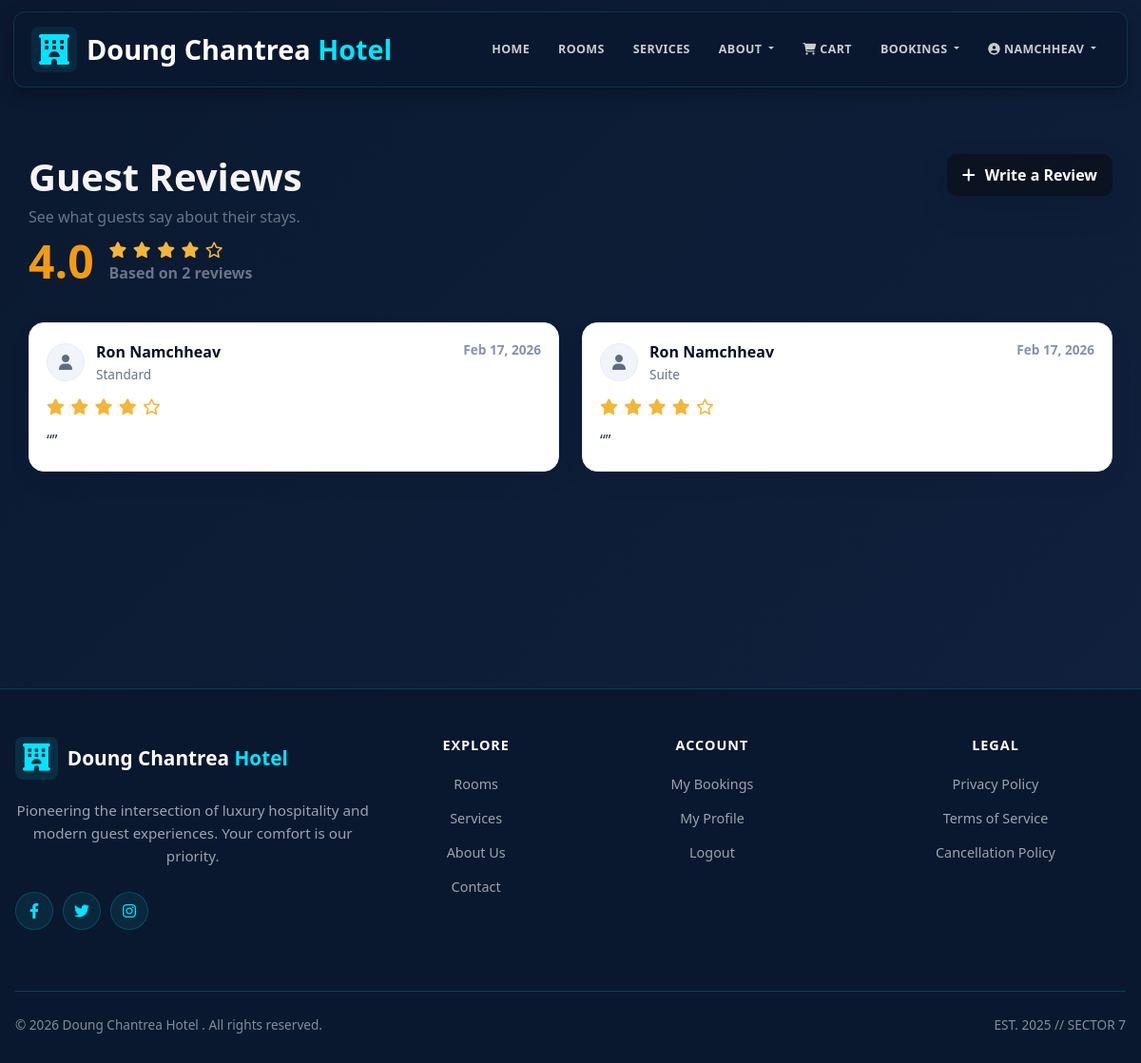
/reviews/ (signed in), run on an earlier commit of the app's database.
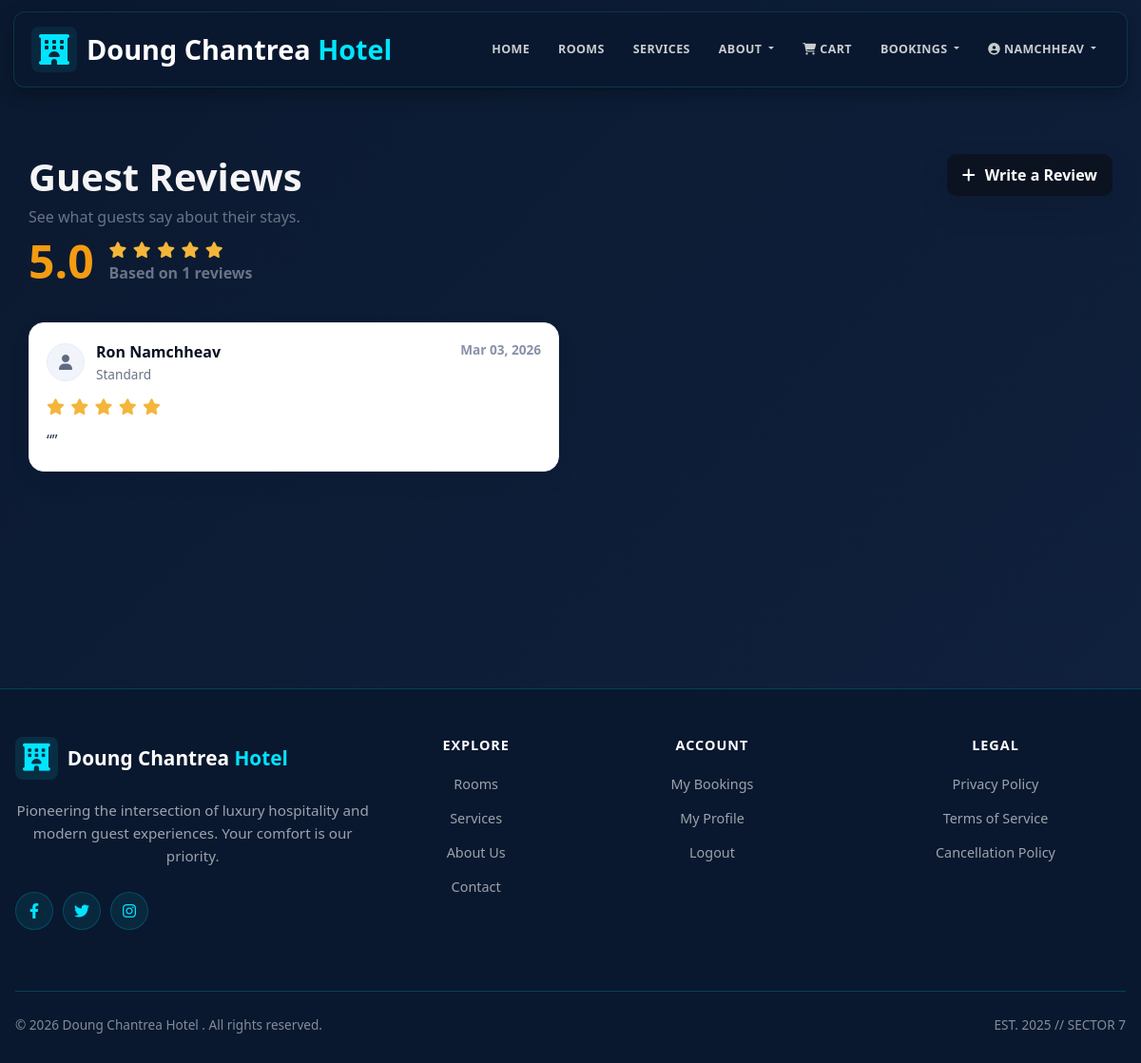
And on a later commit of the database.
### hotel/models.py (models this page shows, shortened)
class RoomRating(models.Model):
    id = models.AutoField(primary_key=True)
    user = models.ForeignKey(User, on_delete=models.CASCADE, related_name='room_ratings')
    room = models.ForeignKey(Room, on_delete=models.CASCADE, related_name='ratings')
    reservation = models.ForeignKey(Reservation, on_delete=models.CASCADE, related_name='room_rating')
    rating = models.IntegerField(validators=[MinValueValidator(1), MaxValueValidator(5)])
    review = models.TextField(blank=True, null=True)
    cleanliness = models.IntegerField(default=5, validators=[MinValueValidator(1), MaxValueValidator(5)])
    comfort = models.IntegerField(default=5, validators=[MinValueValidator(1), MaxValueValidator(5)])
    amenities = models.IntegerField(default=5, validators=[MinValueValidator(1), MaxValueValidator(5)])
    created_at = models.DateTimeField(auto_now_add=True)
    updated_at = models.DateTimeField(auto_now=True)
    class Meta:
        unique_together = ['user', 'reservation']
        ordering = ['-created_at']

class Reservation(models.Model):
    id = models.AutoField(primary_key=True)
    STATUS_CHOICES = [
        ('Pending', 'Pending'),
        ('Confirmed', 'Confirmed'),
        ('Checked In', 'Checked In'),
        ('Checked Out', 'Checked Out'),
        ('Cancelled', 'Cancelled'),
    ]
    guest = models.ForeignKey(Guest, on_delete=models.CASCADE, related_name='reservations')
    room = models.ForeignKey(Room, on_delete=models.CASCADE, related_name='reservations')
    handled_by = models.ForeignKey('Staff', on_delete=models.SET_NULL, null=True, blank=True, related_name='handled_reservations')
    check_in_date = models.DateField()
    check_out_date = models.DateField()
    booking_date = models.DateTimeField(auto_now_add=True)
    status = models.CharField(max_length=20, choices=STATUS_CHOICES, default='Pending')
    is_online_booking = models.BooleanField(default=True)
    number_of_guests = models.IntegerField(default=1, validators=[MinValueValidator(1)])
    special_requests = models.TextField(blank=True, null=True)
    total_price = models.DecimalField(max_digits=10, decimal_places=2, default=0, validators=[MinValueValidator(0)])
    class Meta:
        ordering = ['-booking_date']

class Room(models.Model):
    id = models.AutoField(primary_key=True)
    STATUS_CHOICES = [
        ('Available', 'Available'),
        ('Booked', 'Booked'),
        ('Maintenance', 'Maintenance'),
    ]
    room_number = models.CharField(max_length=10, unique=True)
    category = models.ForeignKey(RoomCategory, on_delete=models.CASCADE, related_name='rooms')
    assigned_staff = models.ForeignKey('Staff', on_delete=models.SET_NULL, null=True, blank=True, related_name='assigned_rooms')
    status = models.CharField(max_length=15, choices=STATUS_CHOICES, default='Available')
    floor = models.IntegerField(default=1, validators=[MinValueValidator(1), MaxValueValidator(100)])
    max_occupancy = models.IntegerField(default=2, validators=[MinValueValidator(1)])
    price = models.DecimalField(max_digits=10, decimal_places=2, null=True, blank=True, validators=[MinValueValidator(0)], help_text="Room-specific price (leave blank to use category base price)")
    amenities = models.TextField(default="WiFi, AC, TV", help_text="Comma-separated list of amenities")
    description = models.TextField(blank=True, null=True)
    image = models.ImageField(upload_to='rooms/', blank=True, null=True)
    created_at = models.DateTimeField(default=timezone.now)
    class Meta:
        ordering = ['room_number']

class RoomCategory(models.Model):
    id = models.AutoField(primary_key=True)
    category_name = models.CharField(max_length=50, unique=True)
    class Meta:
        verbose_name_plural = "Room Categories"

### hotel/views.py (the view)
# urls.py: path("reviews/", views.reviews_page, name="reviews"),
@login_required(login_url='login')
def reviews_page(request):
    from .models import RoomRating
    qs = RoomRating.objects.select_related("reservation", "room", "user").order_by("-created_at")
    summary = qs.aggregate(
        avg_rating=Avg("rating"),
        total=Count("id"),
    )
    return render(request, "hotel/html/review.html", {
        "reviews": qs,
        "avg_rating": summary["avg_rating"] or 0,
        "total_reviews": summary["total"] or 0,
    })

### hotel/templates/hotel/html/review.html (shortened to what this page needs)
{% extends 'hotel/html/base.html' %}
{% load static %}
{% block content %}
<div class="reviews-wrap container">
  <div class="reviews-head">
    <div>
      <h1>Guest Reviews</h1>
      <p>See what guests say about their stays.</p>
      <div class="rating-box">
        <div class="rating-num">{{ avg_rating|floatformat:1 }}</div>
        <div>
          <div class="stars">
            {% with r=avg_rating|floatformat:0 %}
              {% for i in "12345" %}
                {% if forloop.counter <= r|add:0 %}
                  <i class="fas fa-star"></i>
                {% else %}
                  <i class="far fa-star"></i>
                {% endif %}
              {% endfor %}
            {% endwith %}
          </div>
          <div class="rating-meta">Based on {{ total_reviews }} reviews</div>
        </div>
      </div>
    </div>
    <a class="write-btn" href="{% url 'my_reservations' %}">
      <i class="fas fa-plus"></i> Write a Review
    </a>
  </div>
  {% if reviews %}
    <div class="row g-4">
      {% for rev in reviews %}
        <div class="col-12 col-md-6">
          <div class="review-card">
            <div class="review-top">
              <div class="user">
                <div class="avatar"><i class="fas fa-user"></i></div>
                <div>
                  <p class="user-name">{{ rev.user.get_full_name|default:rev.user.username }}</p>
                  <p class="user-sub">
                    {{ rev.reservation.room.category.category_name|default:"Stay" }}
                  </p>
                </div>
              </div>
              <div class="date">
                {{ rev.created_at|date:"M d, Y" }}
              </div>
            </div>
            <div class="stars">
                {% for i in "12345" %}
                  {% if forloop.counter <= rev.rating %}
                    <i class="fas fa-star"></i>
                  {% else %}
                    <i class="far fa-star"></i>
                  {% endif %}
                {% endfor %}
              </div>
              <p class="review-text">“{{ rev.review }}”</p>
          </div>
        </div>
      {% endfor %}
    </div>
  {% else %}
    <div class="alert alert-info">
      No reviews yet. Be the first to write one!
    </div>
  {% endif %}
</div>
{% endblock %}

What changed in the data, as far as the page shows it:
removed RoomRating: user.get_full_name "Ron Namchheav", reservation.room.category.category_name "Standard", created_at "Feb 17, 2026", rating 4 (drawn)
removed RoomRating: user.get_full_name "Ron Namchheav", reservation.room.category.category_name "Suite", created_at "Feb 17, 2026", rating 4 (drawn)
added RoomRating: user.get_full_name "Ron Namchheav", reservation.room.category.category_name "Standard", created_at "Mar 03, 2026", rating 5 (drawn)
Also different on the page:
{{ avg_rating|floatformat:1 }}: "4.0" → "5.0"
{{ total_reviews }}: "2" → "1"
